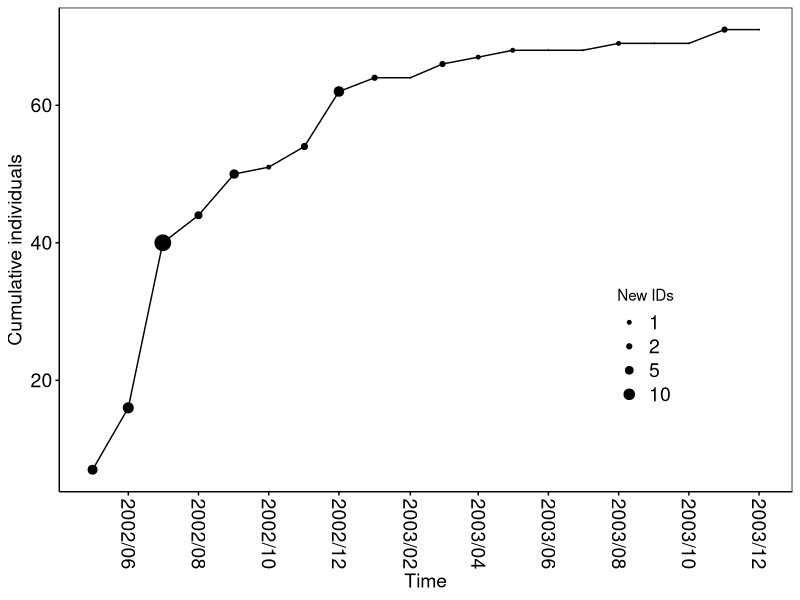
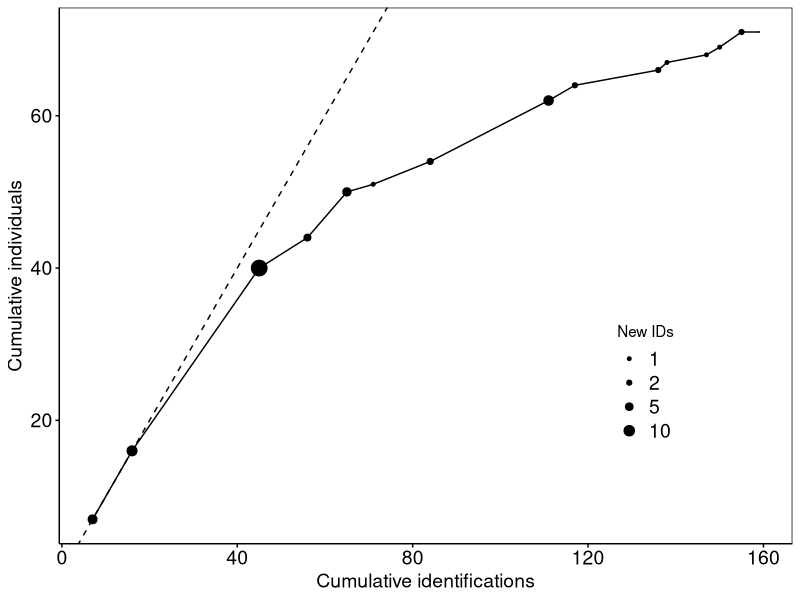
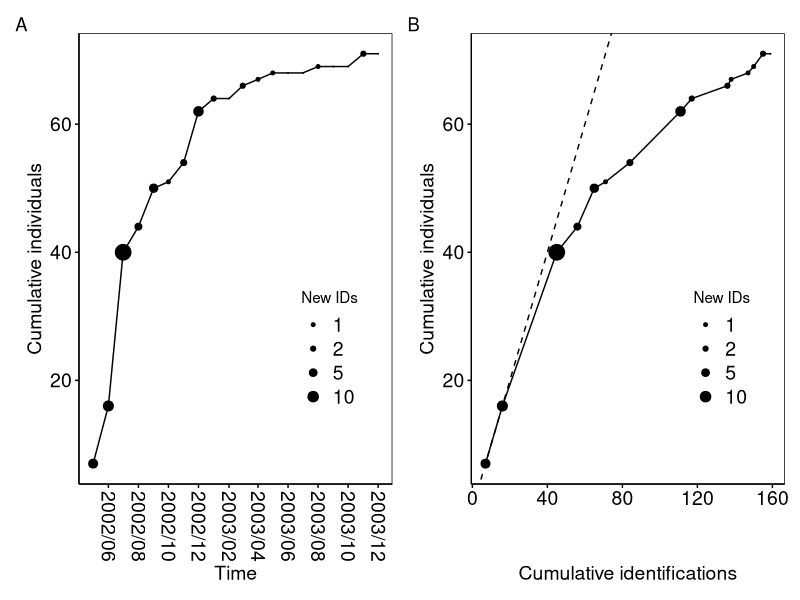
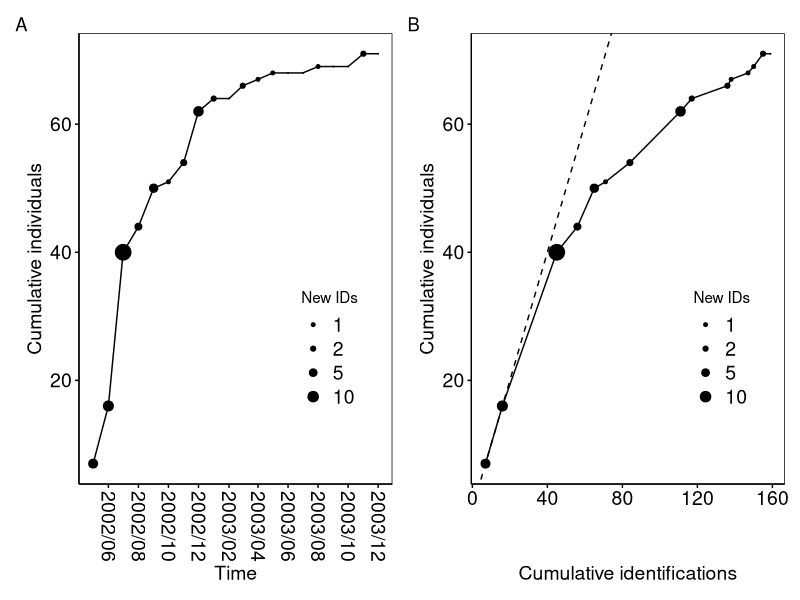
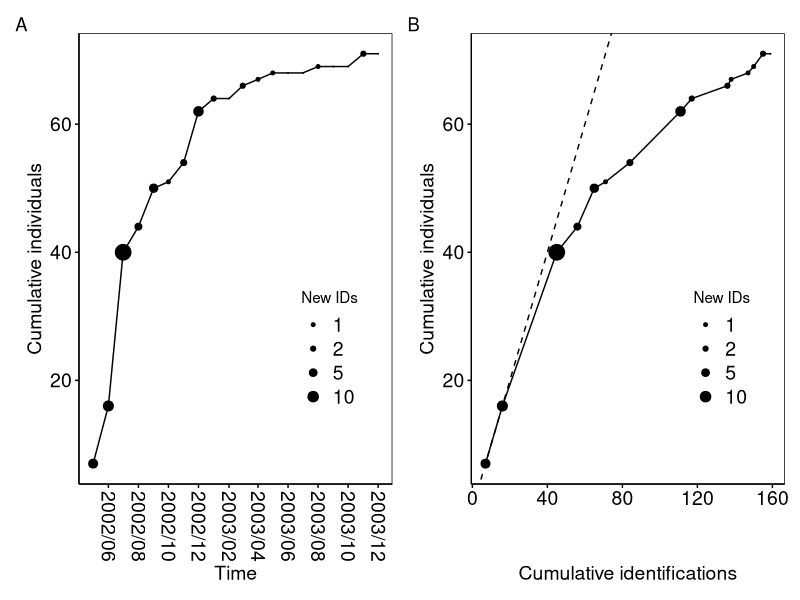

The R script that drew these images, in order:
# Chris Oosthuizen
# Feb 2026

# plot discovery curves 2002

#--------------------------------------------
library(ggplot2)
library(ggpubr)
library(scales)

dat = read.csv("./data/discoverycurve2002.csv", header = T)
head(dat)
str(dat)

dat$date = as.POSIXct(dat$date)
str(dat)

dat$date2 <- as.Date(dat$date, format = "%d/%m/%Y")
dat$date2 <- format(dat$date2, "%Y/%m")
dat


# Plotting theme
theme_gg <- function () { 
  theme_bw() %+replace% 
    theme(
      axis.text = element_text(colour = "black"),
      # axis.title = element_blank(),
      axis.ticks = element_line(colour = "black"),
      panel.grid = element_blank(),
      strip.background = element_blank(),
      panel.border = element_rect(colour = "black", fill = NA),
      axis.line = element_line(colour = "black")
    )
}


# plot discovery curve against time

library(scales)

dc1 = ggplot(data = dat,
             aes(x = date, y = CumNew)) + 
  geom_line()+
  geom_point(aes(size = NewIDs)) +
  scale_size_area(max_size = 5, breaks = c(1, 2,5,10), name   = "New IDs") + 
  xlab("Time") +
  ylab("Cumulative individuals") +
  #  scale_x_continuous(expand = c(0, 0), limits = c(50, 200)) + 
  theme_gg() +
  font("xylab",size=14)+
  font("xy",size=14)+
  font("xy.text", size = 14) +
  font("legend.text",size = 14)+
  scale_x_datetime(labels = date_format("%Y/%m"), date_breaks = "2 months") +
  theme(axis.text.x = element_text(angle = -90, vjust = 0.5)) +
  theme(
    legend.position=c(0.8,0.3))+
  guides(fill=guide_legend(title="New IDs")) 

dc1

# discovery curve: new vs old individuals
dc2 = ggplot(data = dat,
             aes(x = CumAll, y = CumNew)) + 
  geom_line() + 
  geom_point(aes(size = NewIDs)) +
  scale_size_area(max_size = 5, breaks = c(1,2,5,10), name   = "New IDs") + 
  geom_abline(intercept = 0, slope = 1, size = 0.5, linetype = "dashed") +  # 1:1 line
  xlab("Cumulative identifications") +
  ylab("Cumulative individuals") +
  #  scale_x_continuous(expand = c(0, 0), limits = c(50, 200)) + 
  theme_gg() +
  font("xylab",size=14)+
  font("xy",size=14)+
  font("xy.text", size = 14) +
  font("legend.text",size = 14)+
  theme(
    legend.position=c(0.8,0.3))

dc2

library(patchwork)

dc = dc1 + dc2 + 
  plot_layout(ncol = 2)+
  plot_annotation(tag_levels = 'A')

dc

## Save Plot 
pdf("./supplement/Sup5_discovery_curve_2002.pdf",
    useDingbats = FALSE, width = 8, height = 5)
print(dc)
dev.off()

png(filename = "./supplement/Sup5_discovery_curve_2002.png", width = 2000, height = 1300, 
    pointsize = 8,  res = 300)
plot(dc)
dev.off()
